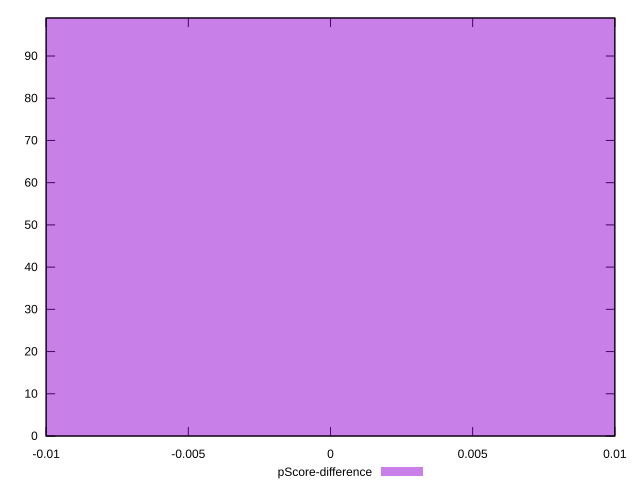

This figure's gnuplot source:
reset

$pScoreDifference <<EOF
0 99
EOF

set key outside below
set boxwidth 0.1
set xrange [-0.01:0.01]
set yrange [0:99]
set trange [0:99]
set style fill transparent solid 0.5 noborder
set terminal svg size 640, 490 enhanced background rgb 'white'
set output "report/report_00029_2021-02-24T13-36-40.390Z/offscreen-images/samples/card/pScore-difference/histogram.svg"

plot $pScoreDifference title "pScore-difference" with boxes

reset
